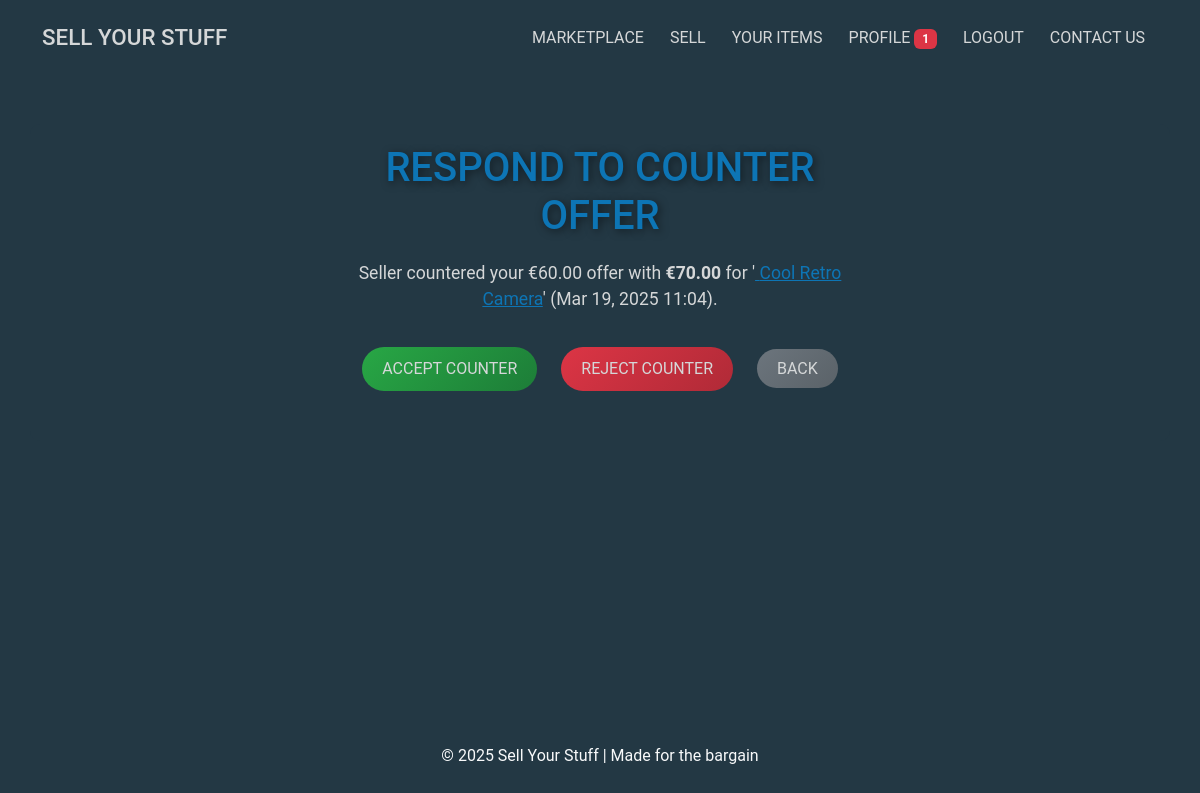
The app's page /sales/offer/7/respond/ (signed in) with its own data.
### sales/models.py (models this page shows, shortened)
class Offer(models.Model):
    sale = models.ForeignKey(Sale, on_delete=models.CASCADE, related_name="offers")
    buyer = models.ForeignKey(
        User, on_delete=models.CASCADE, related_name="offers_made"
    )
    amount = models.DecimalField(max_digits=10, decimal_places=2)
    status = models.CharField(
        max_length=20,
        default="pending",
        choices=[
            ("pending", "Pending"),
            ("accepted", "Accepted"),
            ("rejected", "Rejected"),
        ],
    )
    counter_amount = models.DecimalField(
        max_digits=10, decimal_places=2, null=True, blank=True
    )
    counter_status = models.CharField(
        max_length=20,
        null=True,
        blank=True,
        choices=[
            ("pending", "Pending"),
            ("accepted", "Accepted"),
            ("rejected", "Rejected"),
        ],
    )
    created_at = models.DateTimeField(auto_now_add=True)

class Sale(models.Model):
    STATUS_CHOICES = [
        ("available", "Available"),
        ("sold", "Sold"),
        ("pending", "Pending"),  # Pending approval by seller
    ]
    user = models.ForeignKey(User, on_delete=models.CASCADE)  # Seller
    title = models.CharField(max_length=200)
    description = models.TextField()
    price = models.DecimalField(max_digits=10, decimal_places=2)
    main_image = models.ImageField(
        upload_to="product_images/", blank=True, null=True
    )  # Main image
    image_1 = models.ImageField(upload_to="product_images/", blank=True, null=True)
    image_2 = models.ImageField(upload_to="product_images/", blank=True, null=True)
    image_3 = models.ImageField(upload_to="product_images/", blank=True, null=True)
    video = models.FileField(
        upload_to="product_videos/", blank=True, null=True
    )  # Video upload field
    status = models.CharField(
        max_length=20,
        choices=[("available", "Available"), ("pending", "Pending"), ("sold", "Sold")],
        default="available",
    )
    created_at = models.DateTimeField(auto_now_add=True)
    updated_at = models.DateTimeField(auto_now=True)  # Updates on save

### sales/views.py (the view, shortened to what this page needs)
@login_required
def respond_counter_offer(request, offer_id):
    offer = get_object_or_404(Offer, id=offer_id, buyer=request.user)
    if offer.counter_status != "pending":
        return redirect("profile")
    return render(request, "sales/respond_counter_offer.html", {"offer": offer})

### sell_ur_stuff_site/context_processors.py (called while the page is built)
def unread_notifications(request):
    if request.user.is_authenticated:
        unread_count = Notification.objects.filter(
            user=request.user, is_read=False
        ).count()
    else:
        unread_count = 0
    return {"unread_notifications": unread_count}

### sales/templates/sales/respond_counter_offer.html (shortened to what this page needs)
{% extends "base.html" %}
{% load static %}
{% block content %}
<div class="container mt-5 auth-container animate__animated animate__fadeIn">
    <div class="row justify-content-center">
        <div class="col-lg-6 col-md-8">
            <h2 class="auth-title">Respond to Counter Offer</h2>
            <p class="auth-prompt">
                Seller countered your €{{ offer.amount }} offer with <strong>€{{ offer.counter_amount }}</strong> for
                '<a href="{% url 'sale_detail' offer.sale.id %}" class="text-accent"> {{ offer.sale.title }}</a>'
                ({{ offer.created_at|date:"M d, Y H:i" }}).
            </p>
            <form method="post" class="auth-form">
                <div class="button-group">
                    <button type="submit" name="action" value="accept" class="btn-custom accept">
                        Accept Counter
                    </button>
                    <button type="submit" name="action" value="reject" class="btn-custom reject">
                        Reject Counter
                    </button>
                    <a href="{% url 'profile' %}" class="btn-custom cancel">Back</a>
                </div>
            </form>
        </div>
    </div>
</div>
{% endblock content %}

### static/css/styles.css (style rules this page uses)
:root { --main-bg-color: #233844; --main-bg-shadow: #233844b7; --secondary-bg-color: #3e4f5e5c; --main-font-color: #0d75b5; --secondary-font-color: #d5d7d8; --hover-color: #ffcc81; --shadow-color: rgba(0, 0, 0, 0.5); --dark-bg-color: #1a2b34; --border-radius-standard: 10px; --border-radius-rounded: 25px; --transition-standard: all 0.3s ease; }
* { margin: 0; padding: 0; box-sizing: border-box; }
body { font-family: 'Roboto', sans-serif; background-color: var(--main-bg-color); color: var(--secondary-font-color); }
h1, h2, h5 { text-transform: uppercase; }
a { text-decoration: none; color: inherit; }
.btn-custom { background: linear-gradient(135deg, var(--main-font-color), #095d8f); color: var(--secondary-font-color); border: none; padding: 10px 20px; border-radius: 25px; margin: 10px; text-transform: uppercase; transition: var(--transition-standard); }
.btn-custom.accept { background: linear-gradient(135deg, #28a745, #1d7d38); }
.btn-custom.reject { background: linear-gradient(135deg, #dc3545, #b02a37); }
.btn-custom.cancel { background: linear-gradient(135deg, #6c757d, #5a6268); }
.auth-container { background-color: var(--main-bg-color); padding: 20px; border-radius: 10px; animation: fadeIn 1s ease-in; }
.auth-title { color: var(--main-font-color); font-size: 2.5rem; text-shadow: 2px 2px 8px var(--shadow-color); text-align: center; margin-bottom: 20px; transition: color 0.3s ease; }
.auth-prompt { color: var(--secondary-font-color); font-size: 1.1rem; text-align: center; margin-bottom: 25px; }
.auth-prompt a { color: var(--main-font-color); text-decoration: underline; transition: color 0.3s ease; }
.auth-form { display: flex; flex-direction: column; align-items: center; margin-bottom: 20px; }

### records on screen
Offer: amount "60.00", counter_amount "70.00", sale "Cool Retro Camera", created_at "Mar 19, 2025 11:04"

### other values on screen
{{ unread_notifications }} "1"
